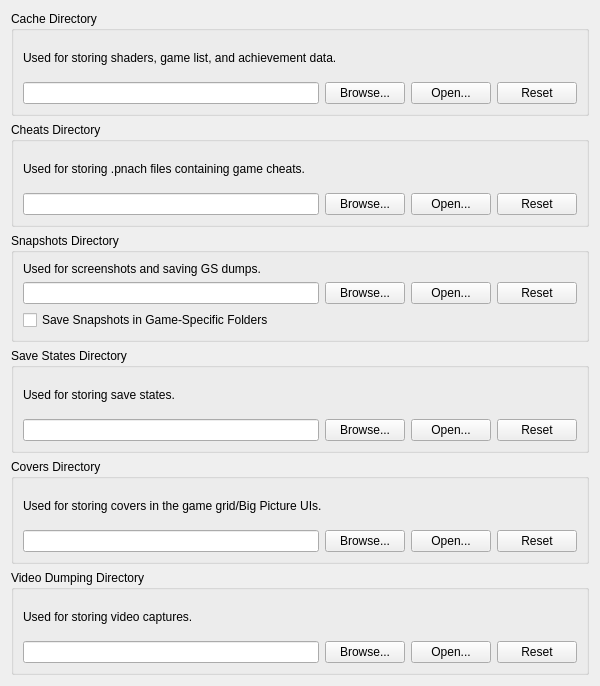
<?xml version="1.0" encoding="UTF-8"?>
<ui version="4.0">
 <class>FolderSettingsWidget</class>
 <widget class="QWidget" name="FolderSettingsWidget">
  <property name="geometry">
   <rect>
    <x>0</x>
    <y>0</y>
    <width>600</width>
    <height>686</height>
   </rect>
  </property>
  <layout class="QVBoxLayout" name="verticalLayout">
   <item>
    <widget class="QGroupBox" name="cacheGroup">
     <property name="title">
      <string>Cache Directory</string>
     </property>
     <layout class="QGridLayout" name="gridLayout_3">
      <item row="1" column="0">
       <widget class="QLineEdit" name="cache"/>
      </item>
      <item row="1" column="1">
       <widget class="QPushButton" name="cacheBrowse">
        <property name="text">
         <string>Browse...</string>
        </property>
       </widget>
      </item>
      <item row="1" column="2">
       <widget class="QPushButton" name="cacheOpen">
        <property name="text">
         <string>Open...</string>
        </property>
       </widget>
      </item>
      <item row="1" column="3">
       <widget class="QPushButton" name="cacheReset">
        <property name="text">
         <string>Reset</string>
        </property>
       </widget>
      </item>
      <item row="0" column="0" colspan="4">
       <widget class="QLabel" name="cacheLabel">
        <property name="text">
         <string>Used for storing shaders, game list, and achievement data.</string>
        </property>
       </widget>
      </item>
     </layout>
    </widget>
   </item>
   <item>
    <widget class="QGroupBox" name="cheatsGroup">
     <property name="title">
      <string>Cheats Directory</string>
     </property>
     <layout class="QGridLayout" name="gridLayout_5">
      <item row="1" column="0">
       <widget class="QLineEdit" name="cheats"/>
      </item>
      <item row="1" column="1">
       <widget class="QPushButton" name="cheatsBrowse">
        <property name="text">
         <string>Browse...</string>
        </property>
       </widget>
      </item>
      <item row="1" column="2">
       <widget class="QPushButton" name="cheatsOpen">
        <property name="text">
         <string>Open...</string>
        </property>
       </widget>
      </item>
      <item row="1" column="3">
       <widget class="QPushButton" name="cheatsReset">
        <property name="text">
         <string>Reset</string>
        </property>
       </widget>
      </item>
      <item row="0" column="0" colspan="4">
       <widget class="QLabel" name="cheatsLabel">
        <property name="text">
         <string>Used for storing .pnach files containing game cheats.</string>
        </property>
       </widget>
      </item>
     </layout>
    </widget>
   </item>
   <item>
    <widget class="QGroupBox" name="snapshotsGroup">
     <property name="title">
      <string>Snapshots Directory</string>
     </property>
     <layout class="QGridLayout" name="gridLayout">
      <item row="1" column="0">
       <widget class="QLineEdit" name="snapshots"/>
      </item>
      <item row="1" column="1">
       <widget class="QPushButton" name="snapshotsBrowse">
        <property name="text">
         <string>Browse...</string>
        </property>
       </widget>
      </item>
      <item row="1" column="2">
       <widget class="QPushButton" name="snapshotsOpen">
        <property name="text">
         <string>Open...</string>
        </property>
       </widget>
      </item>
      <item row="1" column="3">
       <widget class="QPushButton" name="snapshotsReset">
        <property name="text">
         <string>Reset</string>
        </property>
       </widget>
      </item>
      <item row="0" column="0" colspan="4">
       <widget class="QLabel" name="snaphotsLabel">
        <property name="text">
         <string>Used for screenshots and saving GS dumps.</string>
        </property>
       </widget>
      </item>
      <item row="2" column="0" colspan="4">
       <widget class="QCheckBox" name="organizeScreenshotsByGame">
        <property name="text">
         <string>Save Snapshots in Game-Specific Folders</string>
        </property>
       </widget>
      </item>
     </layout>
    </widget>
   </item>
   <item>
    <widget class="QGroupBox" name="saveStatesGroup">
     <property name="title">
      <string>Save States Directory</string>
     </property>
     <layout class="QGridLayout" name="gridLayout_2">
      <item row="0" column="0" colspan="4">
       <widget class="QLabel" name="saveStatesLabel">
        <property name="text">
         <string>Used for storing save states.</string>
        </property>
       </widget>
      </item>
      <item row="1" column="1">
       <widget class="QPushButton" name="saveStatesBrowse">
        <property name="text">
         <string>Browse...</string>
        </property>
       </widget>
      </item>
      <item row="1" column="3">
       <widget class="QPushButton" name="saveStatesReset">
        <property name="text">
         <string>Reset</string>
        </property>
       </widget>
      </item>
      <item row="1" column="0">
       <widget class="QLineEdit" name="saveStates"/>
      </item>
      <item row="1" column="2">
       <widget class="QPushButton" name="saveStatesOpen">
        <property name="text">
         <string>Open...</string>
        </property>
       </widget>
      </item>
     </layout>
    </widget>
   </item>
   <item>
    <widget class="QGroupBox" name="coversGroup">
     <property name="title">
      <string>Covers Directory</string>
     </property>
     <layout class="QGridLayout" name="gridLayout_4">
      <item row="1" column="0">
       <widget class="QLineEdit" name="covers"/>
      </item>
      <item row="1" column="1">
       <widget class="QPushButton" name="coversBrowse">
        <property name="text">
         <string>Browse...</string>
        </property>
       </widget>
      </item>
      <item row="1" column="2">
       <widget class="QPushButton" name="coversOpen">
        <property name="text">
         <string>Open...</string>
        </property>
       </widget>
      </item>
      <item row="1" column="3">
       <widget class="QPushButton" name="coversReset">
        <property name="text">
         <string>Reset</string>
        </property>
       </widget>
      </item>
      <item row="0" column="0" colspan="4">
       <widget class="QLabel" name="coversLabel">
        <property name="text">
         <string>Used for storing covers in the game grid/Big Picture UIs.</string>
        </property>
       </widget>
      </item>
     </layout>
    </widget>
   </item>
   <item>
    <widget class="QGroupBox" name="videoDumpDirectory">
     <property name="title">
      <string>Video Dumping Directory</string>
     </property>
     <layout class="QGridLayout" name="gridLayout_7">
      <item row="3" column="2">
       <widget class="QPushButton" name="videoDumpingDirectoryOpen">
        <property name="text">
         <string>Open...</string>
        </property>
       </widget>
      </item>
      <item row="3" column="0">
       <widget class="QLineEdit" name="videoDumpingDirectory"/>
      </item>
      <item row="3" column="1">
       <widget class="QPushButton" name="videoDumpingDirectoryBrowse">
        <property name="text">
         <string>Browse...</string>
        </property>
       </widget>
      </item>
      <item row="3" column="3">
       <widget class="QPushButton" name="videoDumpingDirectoryReset">
        <property name="text">
         <string>Reset</string>
        </property>
       </widget>
      </item>
      <item row="0" column="0">
       <widget class="QLabel" name="videoDumpLabel">
        <property name="text">
         <string>Used for storing video captures.</string>
        </property>
       </widget>
      </item>
     </layout>
    </widget>
   </item>
  </layout>
 </widget>
 <resources>
  <include location="../resources/resources.qrc"/>
 </resources>
 <connections/>
</ui>
